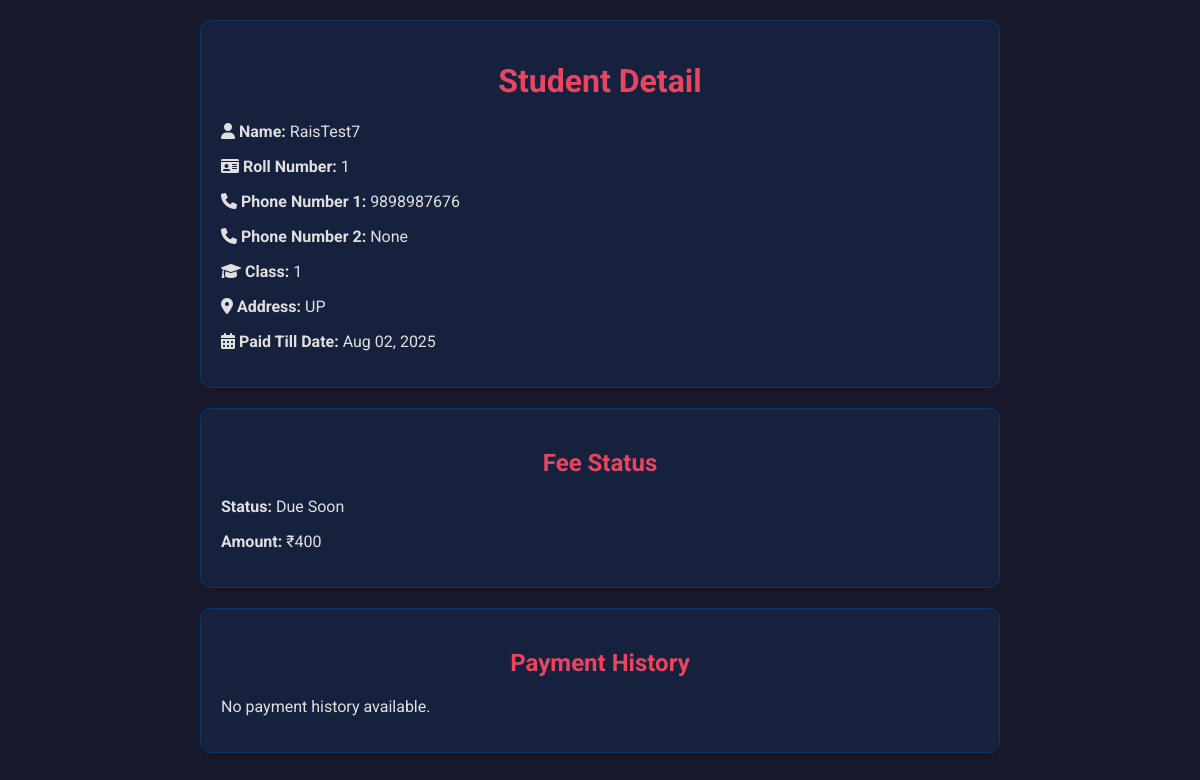
The page /fees_info/1/ on the database its author committed.
### students/models.py (models this page shows, shortened)
class Student(models.Model):
    FEES_PERIOD_CHOICES = [
        ('monthly', 'Monthly'),
        ('quarterly', 'Quarterly'),
        ('half_yearly', 'Half-Yearly'),
        ('yearly', 'Yearly'),
    ]
    roll_number = models.BigAutoField(primary_key=True)
    name = models.CharField(max_length=100)
    phone_number1 = models.CharField(max_length=15, blank=True, null=True)
    phone_number2 = models.CharField(max_length=15, blank=True, null=True)
    student_class = models.SmallIntegerField()
    address = models.CharField(max_length=255, blank=True)
    monthly_fee = models.SmallIntegerField(null=False, blank=False, name='monthly_fee', default=0)
    paid_till_date = models.DateField(null=False, blank=False, default=date(1970, 1, 1))
    fees_period = models.CharField(max_length=20, choices=FEES_PERIOD_CHOICES, default='monthly')
    class Meta:
        unique_together = ('name', 'student_class')

### students/views.py (the view)
# urls.py: path('fees_info/<int:roll_number>/', views.fees_info, name='fees_info'),
def fees_info(request, roll_number):
    student = get_object_or_404(Student, roll_number=roll_number)
    today = timezone.now().date()
    monthly_fee = student.monthly_fee
    fee_status = "Paid Up"
    fee_amount = 0
    pending_periods, pending_amount, total_pending_months_display = calculate_pending_periods(student, today)
    from_date = None
    to_date = None
    if pending_amount > 0:
        fee_status = f"Pending for {total_pending_months_display} Months"
        fee_amount = pending_amount
        if student.paid_till_date is None:
            from_date = date(today.year, 1, 1)
        else:
            from_date = student.paid_till_date + relativedelta(days=1)
        months_per_period = {
            'monthly': 1,
            'quarterly': 3,
            'half_yearly': 6,
            'yearly': 12,
        }[student.fees_period]
        to_date = from_date + relativedelta(months=pending_periods * months_per_period) - relativedelta(days=1)
    else:
        seven_days_from_now = today + timedelta(days=7)
        if student.paid_till_date and today <= student.paid_till_date <= seven_days_from_now:
            fee_status = "Due Soon"
            months_per_period = {
                'monthly': 1,
                'quarterly': 3,
                'half_yearly': 6,
                'yearly': 12,
            }[student.fees_period]
            fee_amount = monthly_fee * months_per_period
    payments = student.payments.all().order_by('-payment_date')
    return render(request, 'students/fees_info.html', {
        'student': student,
        'fee_status': fee_status,
        'fee_amount': fee_amount,
        'payments': payments,
        'from_date': from_date,
        'to_date': to_date,
        'total_pending_months': total_pending_months_display,
    })

### students/views.py (called while the page is built, shortened)
def calculate_pending_periods(student, current_date):
    paid_till_date = student.paid_till_date
    fees_period_type = student.fees_period
    monthly_fee = student.monthly_fee
    months_per_period = {
        'monthly': 1,
        'quarterly': 3,
        'half_yearly': 6,
        'yearly': 12,
    }[fees_period_type]
    pending_periods = 0
    pending_amount = 0
    total_pending_months_display = 0
    if paid_till_date and paid_till_date >= current_date:
        return 0, 0, 0

### students/templates/students/fees_info.html (shortened to what this page needs)
{% extends "students/base.html" %}
{% block content %}
    <div class="card">
        <h1>Student Detail</h1>
        <p><strong><i class="fas fa-user"></i> Name:</strong> {{ student.name }}</p>
        <p><strong><i class="fas fa-id-card"></i> Roll Number:</strong> {{ student.roll_number }}</p>
        <p><strong><i class="fas fa-phone"></i> Phone Number 1:</strong> {{ student.phone_number1 }}</p>
        <p><strong><i class="fas fa-phone"></i> Phone Number 2:</strong> {{ student.phone_number2 }}</p>
        <p><strong><i class="fas fa-graduation-cap"></i> Class:</strong> {{ student.student_class }}</p>
        <p><strong><i class="fas fa-map-marker-alt"></i> Address:</strong> {{ student.address }}</p>
        <p><strong><i class="fas fa-calendar-alt"></i> Paid Till Date:</strong>
            {% if student.paid_till_date %}
                {{ student.paid_till_date|date:"M d, Y" }}
            {% else %}
                Not Paid Yet
            {% endif %}
        </p>
    </div>
    <div class="card">
        <h2>Fee Status</h2>
        <p><strong>Status:</strong> {{ fee_status }}</p>
        <p><strong>Amount:</strong> ₹{{ fee_amount }}</p>
    </div>
    <div class="card">
        <h2>Payment History</h2>
        {% if payments %}
            <table>
                <thead>
                    <tr>
                        <th>Date</th>
                        <th>Amount Paid</th>
                        <th>Months Covered</th>
                    </tr>
                </thead>
                <tbody>
                    {% for payment in payments %}
                        <tr>
                            <td>{{ payment.payment_date|date:"M d, Y" }}</td>
                            <td>{{ payment.amount_paid }}</td>
                            <td>{{ payment.paid_for_months }}</td>
                        </tr>
                    {% endfor %}
                </tbody>
            </table>
        {% else %}
            <p>No payment history available.</p>
        {% endif %}
    </div>
{% endblock content %}

### students/templates/students/base.html (style rules this page uses)
:root { --background-dark: #1a1a2e; --card-dark: #16213e; --accent-pink: #e94560; --accent-blue: #0f3460; --text-light: #e0e0e0; --text-muted: #a0a0a0; --border-color: #0f3460; }
body { font-family: "Roboto", sans-serif; background-color: var(--background-dark); color: var(--text-light); margin: 0; padding-bottom: 70px; box-sizing: border-box; }
.card { background-color: var(--card-dark); border-radius: 10px; padding: 20px; margin-bottom: 20px; box-shadow: 0 4px 8px rgba(0, 0, 0, 0.2); border: 1px solid var(--border-color); }
h1, h2, h3, h4, h5, h6 { color: var(--accent-pink); text-align: center; }

### rows shown on the page
Student: name "RaisTest7", roll_number "1", phone_number1 "9898987676", phone_number2 "None", student_class "1", address "UP", paid_till_date "Aug 02, 2025"

### other values the page prints
{{ fee_status }} "Due Soon"
{{ fee_amount }} "400"
